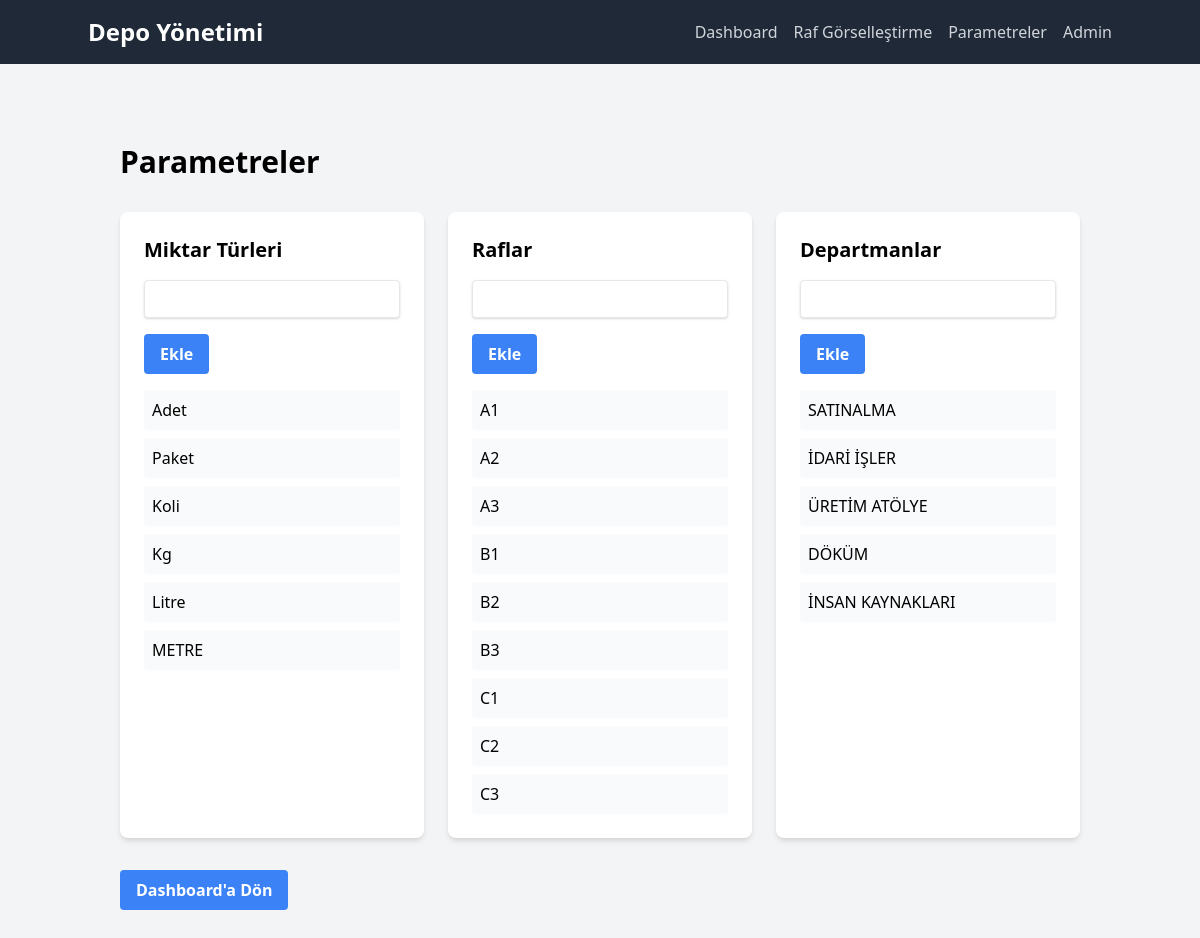
Before: /parameters/ with the older database file.
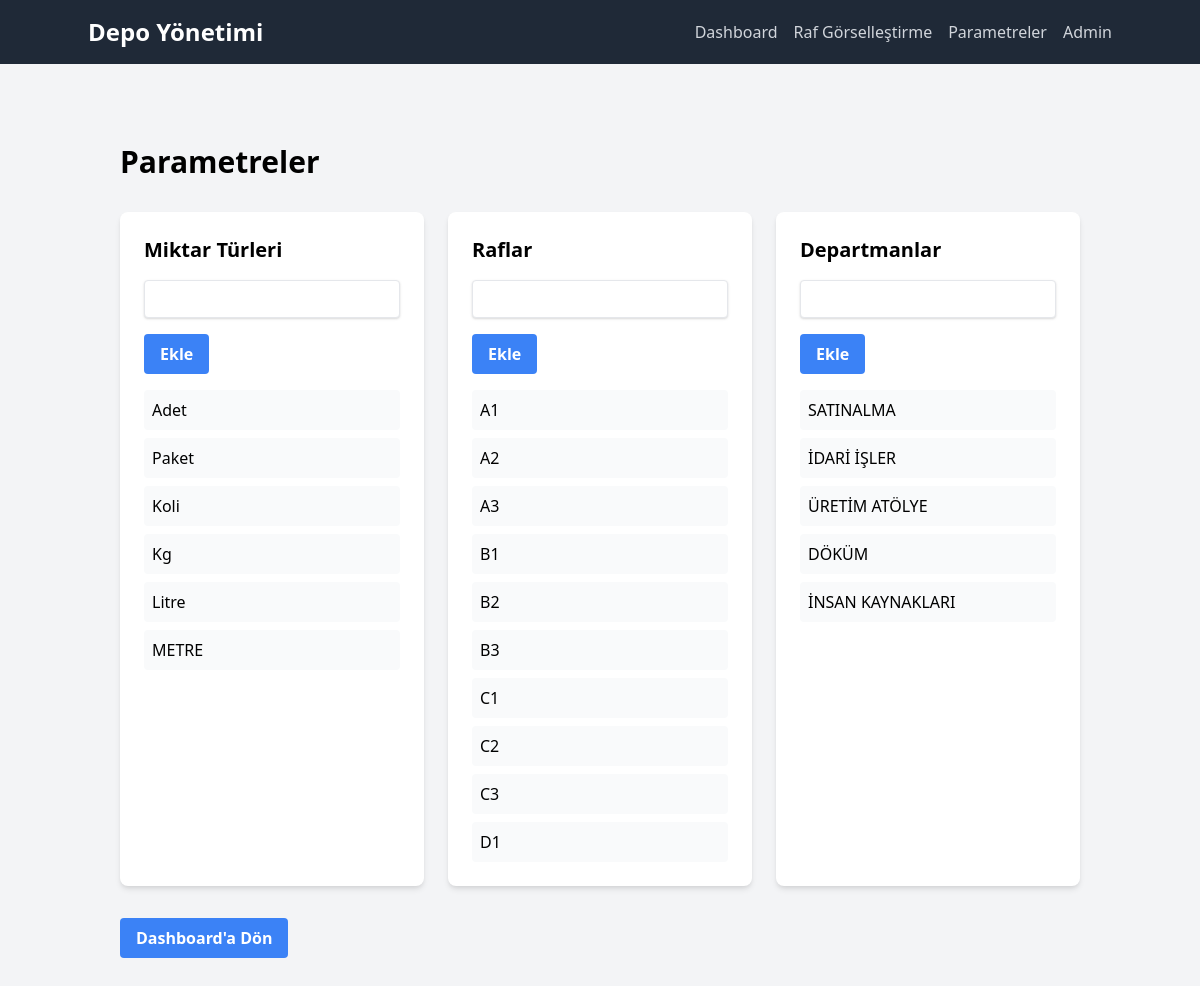
After: the same page with the newer database file.
### depo/models.py (models this page shows, shortened)
class QuantityType(models.Model):
    name = models.CharField(max_length=50, unique=True, verbose_name="Miktar Türü")
    class Meta:
        verbose_name = "Miktar Türü"
        verbose_name_plural = "Miktar Türleri"

class Shelf(models.Model):
    name = models.CharField(max_length=50, unique=True, verbose_name="Raf Numarası")
    class Meta:
        verbose_name = "Raf"
        verbose_name_plural = "Raflar"

class Department(models.Model):
    name = models.CharField(max_length=100, unique=True, verbose_name="Departman Adı")
    class Meta:
        verbose_name = "Departman"
        verbose_name_plural = "Departmanlar"

### depo/views.py (the view, shortened to what this page needs)
# urls.py: path('parameters/', views.parameters_view, name='parameters'),
def parameters_view(request):
    quantity_types = QuantityType.objects.all()
    shelves = Shelf.objects.all()
    departments = Department.objects.all()
    context = {
        'quantity_types': quantity_types,
        'shelves': shelves,
        'departments': departments,
        'quantity_type_form': QuantityTypeForm(),
        'shelf_form': ShelfForm(),
        'department_form': DepartmentForm(),
    }
    return render(request, 'depo/parameters.html', context)

### depo/forms.py
class QuantityTypeForm(forms.ModelForm):
    class Meta:
        model = QuantityType
        fields = ['name']
        labels = {
            'name': 'Miktar Türü Adı',
        }
        widgets = {
            'name': forms.TextInput(attrs={'class': 'shadow appearance-none border rounded w-full py-2 px-3 text-gray-700 leading-tight focus:outline-none focus:shadow-outline'}),
        }

class ShelfForm(forms.ModelForm):
    class Meta:
        model = Shelf
        fields = ['name']
        labels = {
            'name': 'Raf Numarası',
        }
        widgets = {
            'name': forms.TextInput(attrs={'class': 'shadow appearance-none border rounded w-full py-2 px-3 text-gray-700 leading-tight focus:outline-none focus:shadow-outline'}),
        }

### depo/templates/depo/parameters.html (shortened to what this page needs)
{% extends 'depo/base.html' %}
{% block content %}
<div class="container mx-auto px-4 py-8">
    <h1 class="text-3xl font-bold mb-8">Parametreler</h1>
    <div class="grid grid-cols-1 md:grid-cols-3 gap-6">
        <div class="bg-white rounded-lg shadow-md p-6">
            <h2 class="text-xl font-semibold mb-4">Miktar Türleri</h2>
            <form method="post" class="mb-4">
                <div class="mb-4">
                    {{ quantity_type_form.name }}
                </div>
                <button type="submit" class="bg-blue-500 hover:bg-blue-700 text-white font-bold py-2 px-4 rounded">
                    Ekle
                </button>
            </form>
            <ul class="space-y-2">
                {% for type in quantity_types %}
                <li class="flex justify-between items-center p-2 bg-gray-50 rounded">
                    <span>{{ type.name }}</span>
                </li>
                {% empty %}
                <li class="text-gray-500 italic">Henüz miktar türü eklenmemiş.</li>
                {% endfor %}
            </ul>
        </div>
        <div class="bg-white rounded-lg shadow-md p-6">
            <h2 class="text-xl font-semibold mb-4">Raflar</h2>
            <form method="post" class="mb-4">
                <div class="mb-4">
                    {{ shelf_form.name }}
                </div>
                <button type="submit" class="bg-blue-500 hover:bg-blue-700 text-white font-bold py-2 px-4 rounded">
                    Ekle
                </button>
            </form>
            <ul class="space-y-2">
                {% for shelf in shelves %}
                <li class="flex justify-between items-center p-2 bg-gray-50 rounded">
                    <span>{{ shelf.name }}</span>
                </li>
                {% empty %}
                <li class="text-gray-500 italic">Henüz raf eklenmemiş.</li>
                {% endfor %}
            </ul>
        </div>
        <div class="bg-white rounded-lg shadow-md p-6">
            <h2 class="text-xl font-semibold mb-4">Departmanlar</h2>
            <form method="post" class="mb-4">
                <div class="mb-4">
                    {{ department_form.name }}
                </div>
                <button type="submit" class="bg-blue-500 hover:bg-blue-700 text-white font-bold py-2 px-4 rounded">
                    Ekle
                </button>
            </form>
            <ul class="space-y-2">
                {% for dept in departments %}
                <li class="flex justify-between items-center p-2 bg-gray-50 rounded">
                    <span>{{ dept.name }}</span>
                </li>
                {% empty %}
                <li class="text-gray-500 italic">Henüz departman eklenmemiş.</li>
                {% endfor %}
            </ul>
        </div>
    </div>
    <div class="mt-8">
        <a href="{% url 'dashboard' %}" class="inline-block bg-blue-500 hover:bg-blue-700 text-white font-bold py-2 px-4 rounded">
            Dashboard'a Dön
        </a>
    </div>
</div>
{% endblock %}

Changed rows visible on the page:
added Shelf: name "D1"
